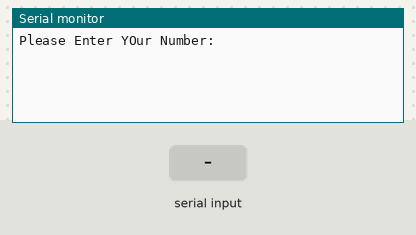
A sketch run on a simulated Arduino Uno, built with avr-gcc and run on an emulated ATmega328P. Shown: the last lines printed to the serial monitor. The inputs (shaded band) are chosen by the test bench.

Above: at 1.2 s.
1.3 s: "90,45\n" received over Serial
At 2.0 s:
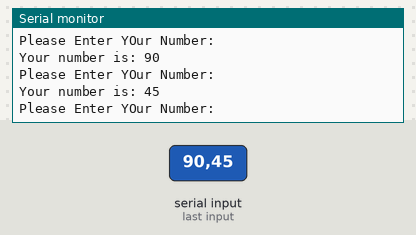
2.8 s: "30,150\n" received over Serial
At 4.4 s:
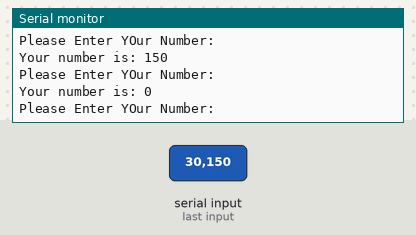
Timing chart, 0 to 5.9 s (numbered marks = the images above; inputs shaded):
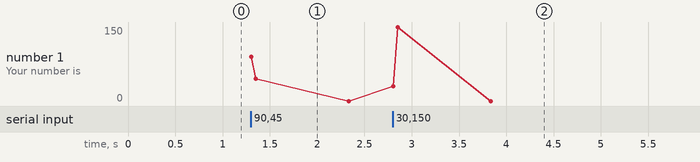

The sketch:

readingDataFromSM.ino
```cpp
int myNumber;
String msg="Please Enter YOur Number: ";
String msg2="Your number is: ";
void setup() {
  // put your setup code here, to run once:
  Serial.begin(9600);
}

void loop() {
  // put your main code here, to run repeatedly:
  Serial.println(msg);

  while(Serial.available() == 0){

    }

  myNumber = Serial.parseInt();
  Serial.print(msg2);
  Serial.println(myNumber);
}
```

Measured:
- after the input at 1.3 s, the serial monitor: prints a new line at once (image 1)
- after the input at 2.8 s, the serial monitor: prints a new line at once (image 2)
